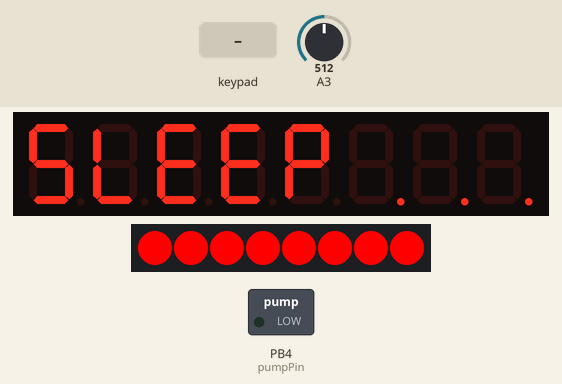
A sketch run on a simulated ATtiny85, built with avr-gcc and run on an emulated ATtiny85. Shown: 8-digit seven-segment display, 8 RGB LEDs in strip order, left to right, switched loads named in the sketch (green lamp = pin HIGH). Inputs (shaded band) come from the test bench; at power-on: A3 = 512.

Above: at 2.11 s.
3.1 s: A3 set to 710
4.6 s: A3 set to 725
At 4.84 s:
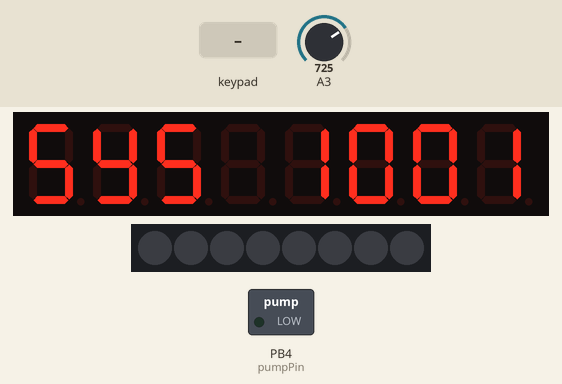
7.6 s: A3 set to 716
At 9.7 s:
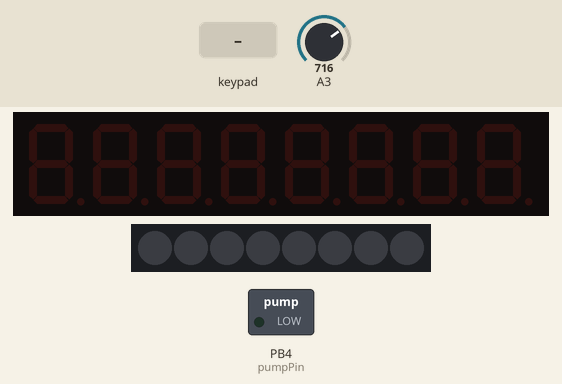
9.9 s: key '1' pressed
At 10.37 s:
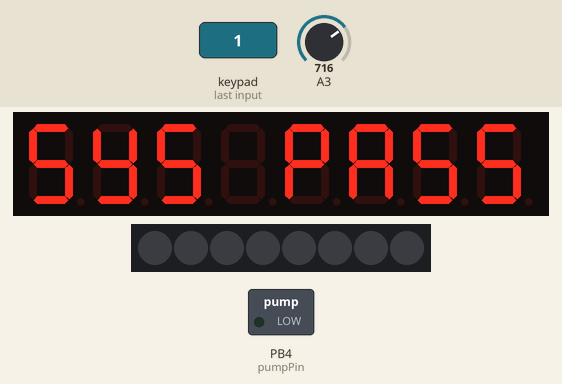
12.0 s: keypad keys 1 2 3 4 pressed 0.4 s apart
At 12.94 s:
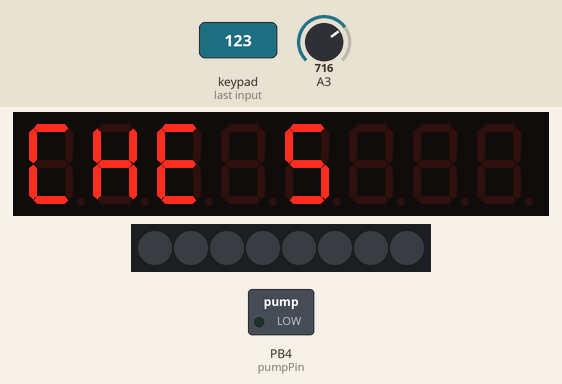
Timing chart, 0 to 15.9 s (numbered marks = the images above; inputs shaded):
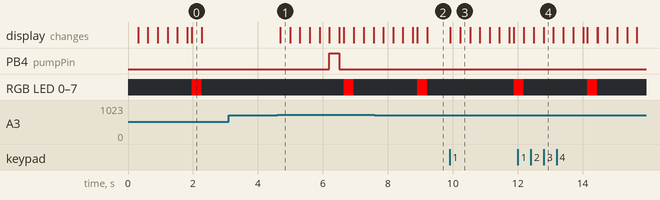

Measured:
- the behaviour switches between 716 and 717 on A3 (found by bisection; images 0 and 1)
- after the input at 3.1 s, every drawn part: stays the same
- after the input at 4.6 s, PB4 (pumpPin): LOW → HIGH after 1.6 s, → LOW 0.30 s later; RGB LED 0–7: off → RGB(255, 0, 0) after 2.0 s, → off 0.31 s later; the display: changes after 0.09 s (image 1)
- after the input at 7.6 s, PB4 (pumpPin): stays LOW (without the input it goes to HIGH after 0.86 s)
- after the input at 9.9 s, RGB LED 0–7: off → RGB(255, 0, 0) after 2.0 s; the display: first changes at once (image 3 shows a later state)
- after the input at 12.0 s, the display: first differs from a run without the input after 0.19 s (image 4 shows a later state)

The sketch:

TM1638_display.ino
```cpp
// (licence header left out)
//#define F_CPU 8000000  // This is used by delay.h library

#include "Arduino.h"

#include <TM1638.h>
//const int strobe = 7;
//const int clock = 9;
//const int data = 8;

int nDryness = 70; // 1 - 100

int nDelay = 300;
int nSense = 0;
int nNumOfChecks = 1;
int nNumOfPumsRun = 0;

const int strobe    = 0;
const int clock     = 1;
const int data      = 2;
const int sensorPin = 3;
const int pumpPin   = 4;

unsigned long startTime = 0;


// define a modules
TM1638 modules(data, clock, strobe);

void setup() {
  startTime = millis();
  pinMode( sensorPin, INPUT_PULLUP);
  pinMode( pumpPin, OUTPUT);

}

void activatePump( bool onOff) {
  if ( onOff ) nNumOfPumsRun++;

  digitalWrite( pumpPin,onOff);
}

void resetLEDs( bool OnOff = false) {
  for ( int i = 0; i < 8; i++) {
    modules.setLEDs( OnOff ? 8 : 0);
  }
}
int getSensor(){
  return map( analogRead(sensorPin) , 0, 1023, 0, 100 );
}


void showDisplay( String strMessage, byte nLed, int nThisDelay = 0) {

    modules.setLEDs( nLed);
    modules.clearDisplay();
    modules.setDisplayToString(strMessage);
    delay(nThisDelay);
}


byte doSleepOnInterupt( int nThisDelay ) {

    byte buttons = 0;
    int nDelayPart = nThisDelay / 100;

    modules.setLEDs( B10000000);
    for ( int i = 0; i < 3; i++) {
      modules.clearDisplay();
      resetLEDs();

      delay(20);
      modules.setDisplayToString("SLEEP....");
      modules.setLEDs( 0xFF);
      delay(20);
    }
    delay(nDelay);
    modules.setLEDs( B10000000);

    modules.clearDisplay();


    for ( int i = 0; i < nDelay; i++) {

      buttons = modules.getButtons();

      if ( buttons != 0) {
        break;
      }

      if ( getSensor() >= nDryness) {
        break;
      }

      delay( 100);
    }

    return buttons;
}

void loop() {

    byte keyPressed = 0;

    resetLEDs();

    showDisplay("SYS 1001",  B00000001, nDelay);

    showDisplay("SYS PASS",  B00000001, nDelay);


    showDisplay("CHE " + String(nNumOfChecks++), B00000010, nDelay);

    showDisplay("PUMP " + String(nNumOfPumsRun), B00000010, nDelay);

    nSense = getSensor();
    showDisplay("SENS " + String(nSense),  B00000100, nDelay);


    // Check for pump activity
    if ( nSense >= nDryness) {
      activatePump( true);

      showDisplay("PUMP ON", B0001000, nDelay);
      activatePump(false);
    }
    else {
      showDisplay("PUMP OFF", B0001000, nDelay);
    }

    // We can decide what action to take based on the key
    keyPressed = doSleepOnInterupt( nDelay * 10);

}
```
